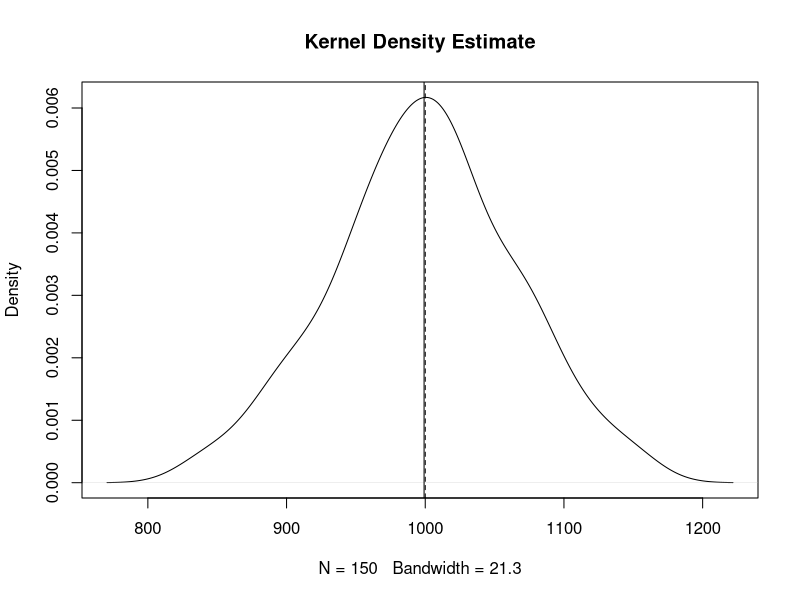

This figure's R source:
##
## ## Ch3_SimulateBeta_RCode.R
##
##

## Set model and simulation parameters
Obs       = 1000		# Number of observations in each simulation
Reps      = 150		# Number of times we run the simulation
TrueBeta0	= 12000	# "True" beta0 for the simulated
TrueBeta1	= 1000	# "True" beta1 for the simulated
SD 		    = 10000	# The standard deviation of the error. The bigger this is, the larger the average value of epsilon
Ed = 16 * runif(Obs)# Simulate years of education as being between 0 and 16
  # "runif" is a uniform random variable between 0 and 1, with all values having equal probability
CoefMatrix	= matrix(NA, Reps, 2)	# Matrix to store our results.  
  # 1st argument is NA, meaning we store "not available" as initial values in the matrix
  # 2nd argument is Reps, meaning the number of rows is equal to number of times we run the simulations
  # 3rd argument is 2 meaning we have 2 columns, one for storing the beta0 estimate and one for storing the beta1 estimate

# Loop: repeat the commands between the brackets multiple times
for (ii in 1:Reps) { 
  Salary 	= TrueBeta0+ TrueBeta1* Ed + SD*rnorm(Obs) 	
  # Generate Salary = beta0 + beta1*Ed + epsilon
  # beta0 is the constant
  # beta1 is the number multiplied by the X variable
  # Epsilon has 2 parts: SD is the standard deviation; the bigger it is, the more epsilon varies.
  # "runif" is a uniform random variable between 0 and 1, with all values having equal probability
  OLS.result = lm(Salary ~ Ed) # Run a regression using simulated values of Y
  CoefMatrix[ii, ]	= coefficients(OLS.result)	 # Put OLS.result coefficients in row ii of CoefMatrix
  ## For fun: plot results for each survey
  ## plot(Ed, Salary, pch = 19, col= "darkgreen")		
  ## abline(OLS.result, lwd = 3, col= "darkgreen")
  ## Sys.sleep(0.075)		## Include to slow down calculations so we can see each plot (briefly); not necessary
}							 # This closes the "loop"

c(mean(CoefMatrix[,1]), min(CoefMatrix[,1]), max(CoefMatrix[,1]))  
# Average, min and max of beta_0 estimates

c(mean(CoefMatrix[,2]), min(CoefMatrix[,2]), max(CoefMatrix[,2]))  
# Average, min and max of beta_1 estimates

#
# For use in Chapter 3, #2 part (g):
#
# Kernel Density Plot
plot(density(CoefMatrix[,2]), main = 'Kernel Density Estimate')
abline(v = apply(CoefMatrix, 2, mean)[2]) #       # Solid line is average of estimated coefficients
abline(v = TrueBeta1, lty = 2)      # Dashed line is true value

